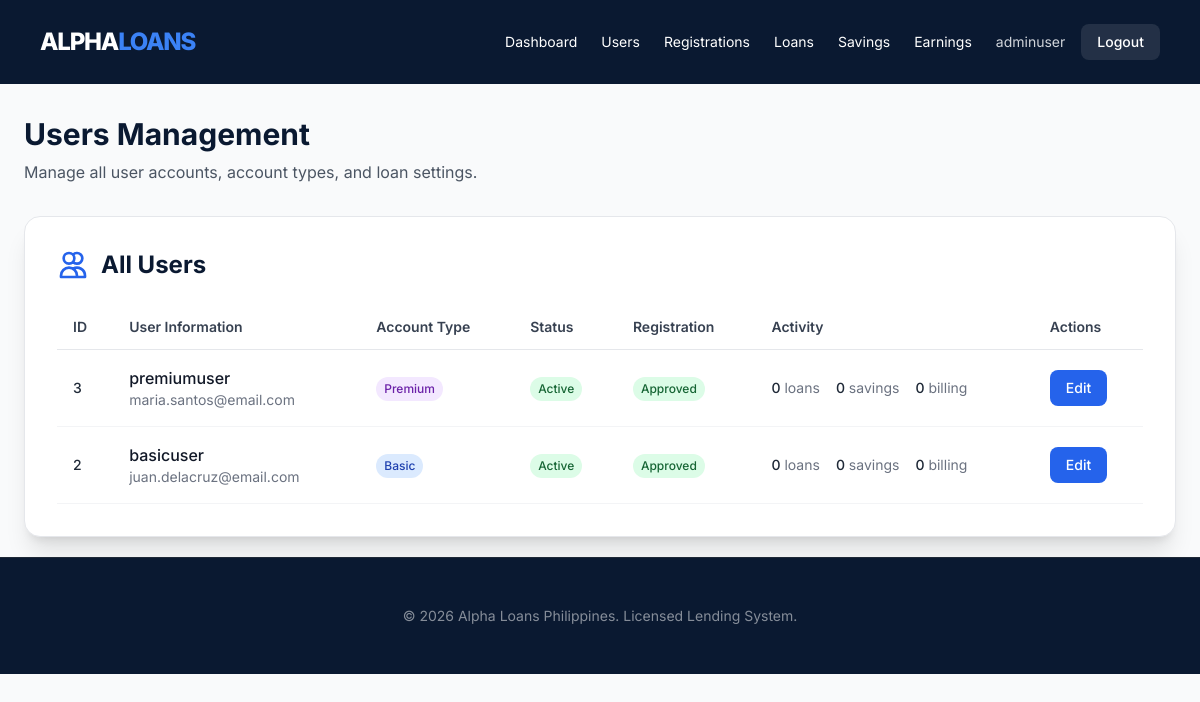
Before: /admin/users.php (signed in) with the older database file.
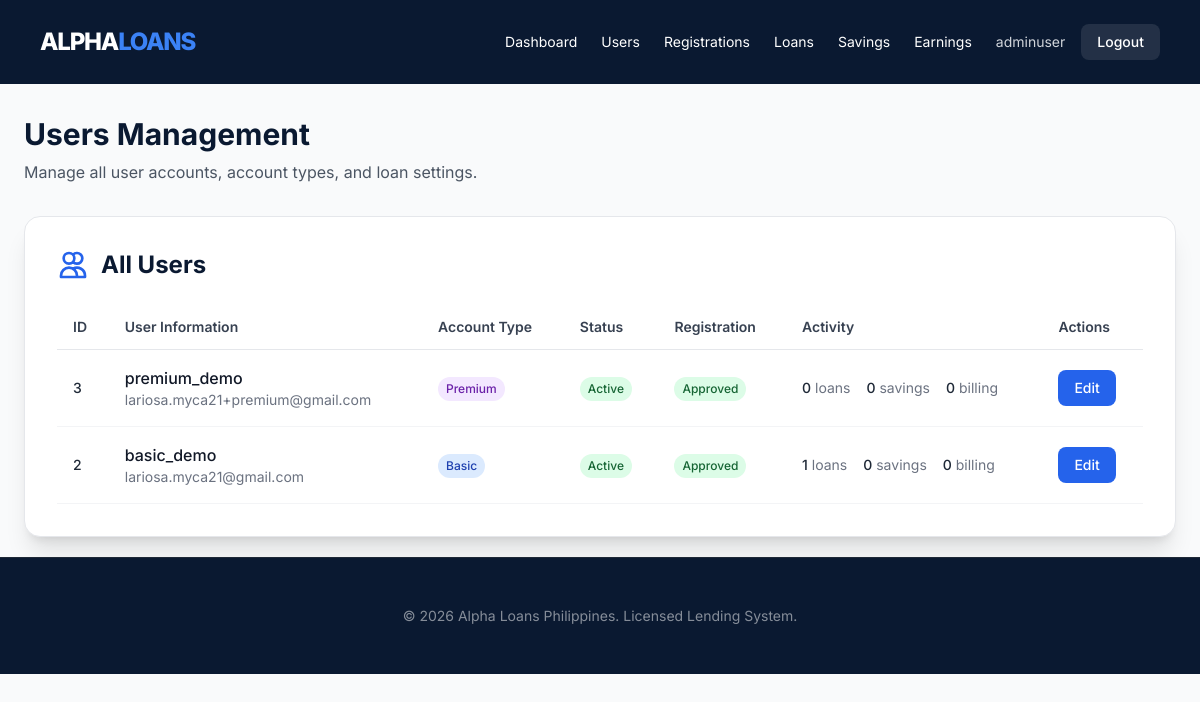
After: the same page with the newer database file.
### tables this page shows
CREATE TABLE `users` (
  `id` int(10) UNSIGNED NOT NULL,
  `role` enum('user','admin') NOT NULL DEFAULT 'user',
  `username` varchar(190) NOT NULL,
  `password_hash` varchar(255) NOT NULL,
  `account_type` enum('basic','premium') NOT NULL,
  `name` varchar(255) NOT NULL,
  `address` text NOT NULL,
  `gender` varchar(32) DEFAULT NULL,
  `birthday` date NOT NULL,
  `age` smallint(5) UNSIGNED NOT NULL,
  `email` varchar(190) NOT NULL,
  `contact_number` varchar(32) NOT NULL,
  `bank_name` varchar(190) NOT NULL,
  `bank_account_number` varchar(64) NOT NULL,
  `card_holder_name` varchar(190) NOT NULL,
  `tin_number` varchar(64) NOT NULL,
  `company_name` varchar(255) NOT NULL,
  `company_address` text NOT NULL,
  `company_phone` varchar(32) NOT NULL,
  `position` varchar(190) DEFAULT NULL,
  `monthly_earnings` decimal(12,2) DEFAULT NULL,
  `registration_status` enum('pending','approved','rejected') NOT NULL DEFAULT 'pending',
  `verified_tag` tinyint(1) NOT NULL DEFAULT 0,
  `tin_verified` tinyint(1) NOT NULL DEFAULT 0,
  `company_verified` tinyint(1) NOT NULL DEFAULT 0,
  `account_status` enum('active','disabled') NOT NULL DEFAULT 'active',
  `current_loan_ceiling` decimal(12,2) NOT NULL DEFAULT 10000.00,
  `max_loan_term_months` smallint(5) UNSIGNED NOT NULL DEFAULT 12,
  `savings_last_nonzero_at` datetime DEFAULT NULL,
  `created_at` datetime NOT NULL DEFAULT current_timestamp(),
  `updated_at` datetime NOT NULL DEFAULT current_timestamp() ON UPDATE current_timestamp(),
  `rejected_at` datetime DEFAULT NULL
);

### includes/functions.php (called while the page is built, shortened)
<?php
function h(?string $s): string
{
    return htmlspecialchars((string) $s, ENT_QUOTES | ENT_SUBSTITUTE, 'UTF-8');
}

### admin/users.php (the view, shortened to what the changed rows need)
<?php
require_once dirname(__DIR__) . '/includes/functions.php';
require_once dirname(__DIR__) . '/includes/layout.php';
$pdo = db();
$users = $pdo->query(
    "SELECT id, username, name, email, account_type, account_status, registration_status, current_loan_ceiling, max_loan_term_months FROM users WHERE role = 'user' ORDER BY id DESC"
)->fetchAll();
?>
<div class="max-w-6xl mx-auto">
    <div class="mb-8">
        <h1 class="text-3xl font-bold text-brand mb-2">Users Management</h1>
    </div>
    <div class="bg-white rounded-2xl shadow-xl border border-gray-200">
        <div class="p-8">
            <h2 class="text-2xl font-bold text-brand mb-6 flex items-center">
                <svg class="w-8 h-8 mr-3 text-blue-600" fill="none" stroke="currentColor" viewBox="0 0 24 24">
                    <path stroke-linecap="round" stroke-linejoin="round" stroke-width="2" d="M12 4.354a4 4 0 110 5.292M15 21H3v-1a6 6 0 0112 0v1zm0 0h6v-1a6 6 0 00-9-5.197M13 7a4 4 0 11-8 0 4 4 0 018 0z"></path>
                </svg>
                All Users
            </h2>
            <div class="overflow-x-auto">
                <table class="w-full">
                    <thead>
                        <tr class="border-b border-gray-200">
                            <th class="text-left py-3 px-4 text-sm font-semibold text-gray-700">ID</th>
                            <th class="text-left py-3 px-4 text-sm font-semibold text-gray-700">User Information</th>
                            <th class="text-left py-3 px-4 text-sm font-semibold text-gray-700">Account Type</th>
                            <th class="text-left py-3 px-4 text-sm font-semibold text-gray-700">Status</th>
                            <th class="text-left py-3 px-4 text-sm font-semibold text-gray-700">Registration</th>
                            <th class="text-left py-3 px-4 text-sm font-semibold text-gray-700">Activity</th>
                            <th class="text-left py-3 px-4 text-sm font-semibold text-gray-700">Actions</th>
                        </tr>
                    </thead>
                    <tbody>
                        <?php foreach ($users as $row): ?>
                            <?php
                            $uid = (int) $row['id'];
                            $c1 = $pdo->prepare('SELECT COUNT(*) FROM loans WHERE user_id = ?');
                            $c1->execute([$uid]);
                            $lc = (int) $c1->fetchColumn();
                            $c2 = $pdo->prepare('SELECT COUNT(*) FROM savings_transactions WHERE user_id = ?');
                            $c2->execute([$uid]);
                            $sc = (int) $c2->fetchColumn();
                            $c3 = $pdo->prepare('SELECT COUNT(*) FROM billing_statements WHERE user_id = ?');
                            $c3->execute([$uid]);
                            $bc = (int) $c3->fetchColumn();
                            ?>
                            <tr class="border-b border-gray-100 hover:bg-gray-50">
                                <td class="py-4 px-4 text-sm font-medium"><?= $uid ?></td>
                                <td class="py-4 px-4">
                                    <div class="font-medium text-gray-900"><?= h($row['username']) ?></div>
                                    <div class="text-sm text-gray-500"><?= h($row['email']) ?></div>
                                </td>
                                <td class="py-4 px-4">
                                    <span class="inline-flex items-center px-2 py-1 rounded-full text-xs font-medium
                                        <?php
                                        $typeColor = 'bg-gray-100 text-gray-800';
                                        if ($row['account_type'] === 'premium') $typeColor = 'bg-purple-100 text-purple-800';
                                        elseif ($row['account_type'] === 'basic') $typeColor = 'bg-blue-100 text-blue-800';
                                        echo $typeColor;
                                        ?>">
                                        <?= h(ucfirst($row['account_type'])) ?>
                                    </span>
                                </td>
                                <td class="py-4 px-4">
                                    <span class="inline-flex items-center px-2 py-1 rounded-full text-xs font-medium
                                        <?php
                                        $statusColor = 'bg-gray-100 text-gray-800';
                                        if ($row['account_status'] === 'active') $statusColor = 'bg-green-100 text-green-800';
                                        elseif ($row['account_status'] === 'disabled') $statusColor = 'bg-red-100 text-red-800';
                                        echo $statusColor;
                                        ?>">
                                        <?= h(ucfirst($row['account_status'])) ?>
                                    </span>
                                </td>
                                <td class="py-4 px-4">
                                    <span class="inline-flex items-center px-2 py-1 rounded-full text-xs font-medium
                                        <?php
                                        $regColor = 'bg-gray-100 text-gray-800';
                                        if ($row['registration_status'] === 'approved') $regColor = 'bg-green-100 text-green-800';
                                        elseif ($row['registration_status'] === 'pending') $regColor = 'bg-yellow-100 text-yellow-800';
                                        elseif ($row['registration_status'] === 'rejected') $regColor = 'bg-red-100 text-red-800';
                                        echo $regColor;
                                        ?>">
                                        <?= h(ucfirst($row['registration_status'])) ?>
                                    </span>
                                </td>
                                <td class="py-4 px-4">
                                    <div class="flex gap-4 text-sm">
                                        <div>
                                            <span class="font-medium"><?= $lc ?></span>
                                            <span class="text-gray-500"> loans</span>
                                        </div>
                                        <div>
                                            <span class="font-medium"><?= $sc ?></span>
                                            <span class="text-gray-500"> savings</span>
                                        </div>
                                        <div>
                                            <span class="font-medium"><?= $bc ?></span>
                                            <span class="text-gray-500"> billing</span>
                                        </div>
                                    </div>
                                </td>
                                <td class="py-4 px-4">
                                    <button onclick="toggleEditForm('user<?= $uid ?>')"
                                            class="bg-blue-600 hover:bg-blue-700 text-white font-medium py-2 px-4 rounded-lg transition text-sm">
                                        Edit
                                    </button>
                                </td>
                            </tr>
                        <?php endforeach; ?>
                    </tbody>
                </table>
            </div>
        </div>
    </div>
</div>

Changed rows visible on the page:
changed users "Premium": username "premiumuser" → "premium_demo"; email "maria.santos@email.com" → "lariosa.myca21+premium@gmail.com"
changed users "Basic": username "basicuser" → "basic_demo"; email "juan.delacruz@email.com" → "lariosa.myca21@gmail.com"; lc "0" → "1"
